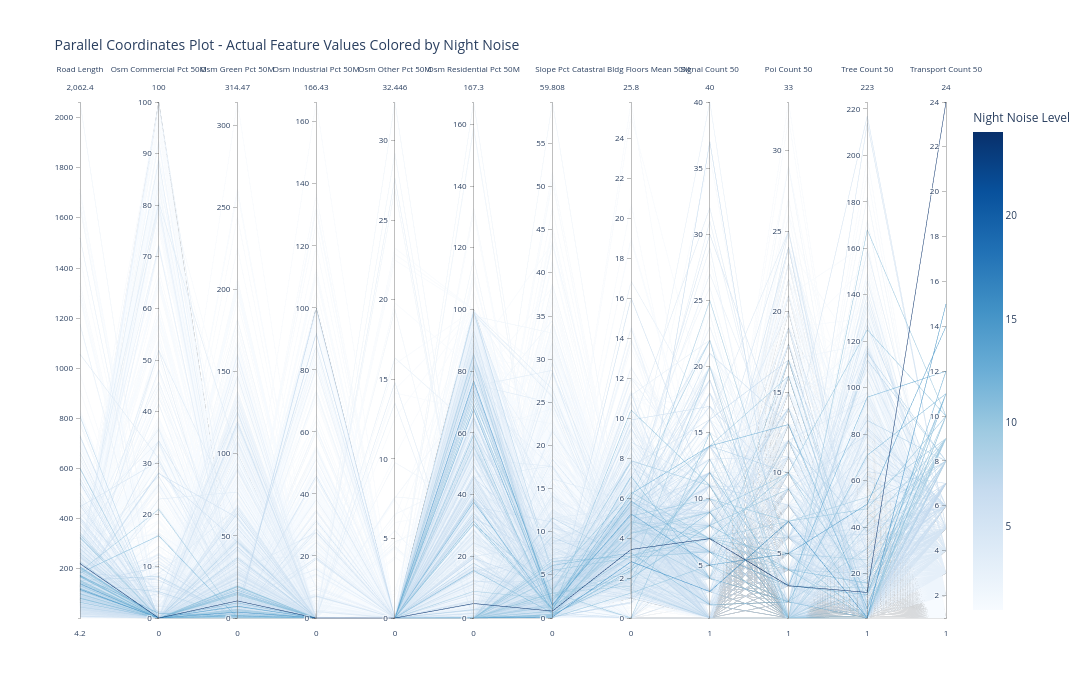

Notebook code cell kept with this figure:
### Markdown cell above
### Night Noise

### Code cell
# Create parallel coordinates plot for night noise
fig_night = px.parallel_coordinates(
    dataset,
    dimensions=[col for col in numeric_cols],
    color='noise_night' if 'noise_night' in numeric_cols else numeric_cols[-1],
    color_continuous_scale='Blues',
    labels={col: col.replace('_', ' ').title() for col in numeric_cols},
    title='Parallel Coordinates Plot - Actual Feature Values Colored by Night Noise',
    height=700,
    width=1400
)

fig_night.update_layout(
    font=dict(size=10),
    coloraxis_colorbar=dict(title="Night Noise Level")
)

fig_night.show()

### Figure 1 — Plotly figure (JSON) as saved in the notebook; plotly's stock layout.template omitted (floating-point values rounded to 4 significant figures; data arrays with more than 128 entries replaced by an {"elided": "..."} marker saying what was removed)
{"data": [{"dimensions": [{"label": "Road Length", "values": {"elided": "15115 float values"}}, {"label": "Osm Commercial Pct 50M", "values": {"elided": "15115 float values"}}, {"label": "Osm Green Pct 50M", "values": {"elided": "15115 float values"}}, {"label": "Osm Industrial Pct 50M", "values": {"elided": "15115 float values"}}, {"label": "Osm Other Pct 50M", "values": {"elided": "15115 float values"}}, {"label": "Osm Residential Pct 50M", "values": {"elided": "15115 float values"}}, {"label": "Slope Pct", "values": {"elided": "15115 float values"}}, {"label": "Catastral Bldg Floors Mean 50M", "values": {"elided": "15115 float values"}}, {"label": "Signal Count 50", "values": {"elided": "15115 int values"}}, {"label": "Poi Count 50", "values": {"elided": "15115 int values"}}, {"label": "Tree Count 50", "values": {"elided": "15115 int values"}}, {"label": "Transport Count 50", "values": {"elided": "15115 int values"}}], "domain": {"x": [0, 1], "y": [0, 1]}, "line": {"color": {"elided": "15115 int values"}, "coloraxis": "coloraxis"}, "name": "", "type": "parcoords"}], "layout": {"coloraxis": {"colorbar": {"title": {"text": "Night Noise Level"}}, "colorscale": [[0, "rgb(247,251,255)"], [0.125, "rgb(222,235,247)"], [0.25, "rgb(198,219,239)"], [0.375, "rgb(158,202,225)"], [0.5, "rgb(107,174,214)"], [0.625, "rgb(66,146,198)"], [0.75, "rgb(33,113,181)"], [0.875, "rgb(8,81,156)"], [1, "rgb(8,48,107)"]]}, "font": {"size": 10}, "height": 700, "legend": {"tracegroupgap": 0}, "title": {"text": "Parallel Coordinates Plot - Actual Feature Values Colored by Night Noise"}, "width": 1400}}
